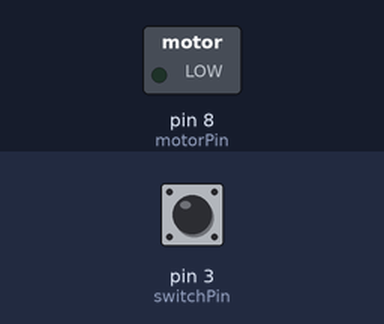
A sketch run on a simulated Arduino Uno, built with avr-gcc and run on an emulated ATmega328P. On the bench: switched loads named in the sketch (green lamp = pin HIGH). Inputs (shaded band) come from the test bench; at power-on: pin 3 (switchPin) LOW.

Above: at 1.2 s.
1.3 s: pin 3 (switchPin) pulled HIGH for 0.15 s
At 1.37 s:
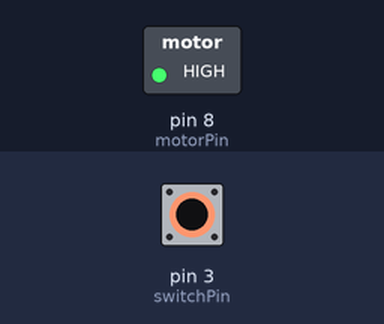
2.9 s: pin 3 (switchPin) pulled HIGH for 3.2 s
At 6.6 s:
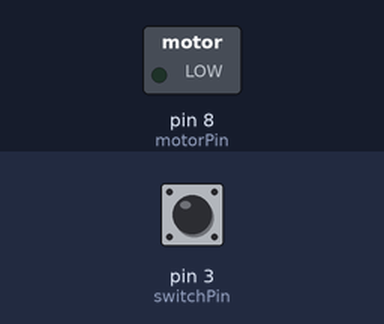
Timing chart, 0 to 8.1 s (numbered marks = the images above; inputs shaded):
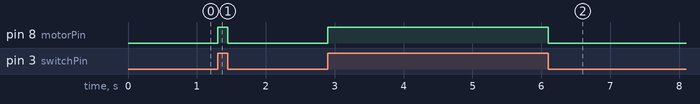

Measured:
- after the input at 1.3 s, pin 8 (motorPin): LOW → HIGH at once, → LOW 0.15 s later
- after the input at 2.9 s, pin 8 (motorPin): LOW → HIGH at once, → LOW 3.2 s later

The sketch:

molinillo.ino
```cpp
 const int switchPin = 3;
const int motorPin = 8;
int switchState = 0;
void setup() {

    pinMode(motorPin, OUTPUT);
    pinMode(switchPin, INPUT);

}
void loop() {

    switchState = digitalRead(switchPin);

    if (switchState == HIGH) {
        digitalWrite(motorPin, HIGH);

    }
    else {
        digitalWrite(motorPin, LOW);

    }

}
```
